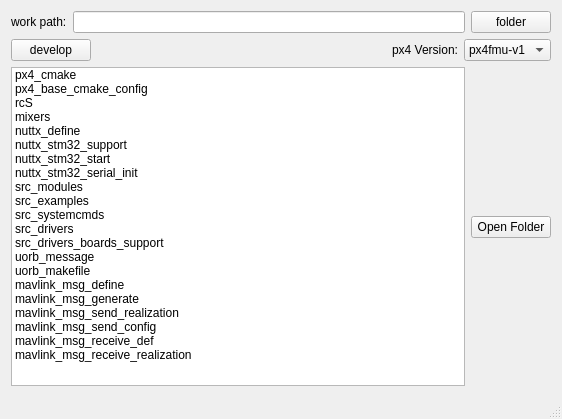
<?xml version="1.0" encoding="UTF-8"?>
<ui version="4.0">
 <class>mainframeClass</class>
 <widget class="QMainWindow" name="mainframeClass">
  <property name="geometry">
   <rect>
    <x>0</x>
    <y>0</y>
    <width>557</width>
    <height>419</height>
   </rect>
  </property>
  <property name="windowTitle">
   <string>fastPX4 @ zhaoyeni</string>
  </property>
  <property name="iconSize">
   <size>
    <width>50</width>
    <height>24</height>
   </size>
  </property>
  <widget class="QWidget" name="centralWidget">
   <layout class="QGridLayout" name="gridLayout">
    <item row="0" column="0">
     <layout class="QHBoxLayout" name="horizontalLayout">
      <item>
       <widget class="QLabel" name="label">
        <property name="text">
         <string>work path:</string>
        </property>
       </widget>
      </item>
      <item>
       <widget class="QLineEdit" name="lineEditPath"/>
      </item>
      <item>
       <widget class="QPushButton" name="pushButtonLoadPath">
        <property name="text">
         <string>folder</string>
        </property>
       </widget>
      </item>
     </layout>
    </item>
    <item row="1" column="0">
     <layout class="QHBoxLayout" name="horizontalLayout_3">
      <item>
       <widget class="QPushButton" name="pushButton">
        <property name="text">
         <string>develop</string>
        </property>
       </widget>
      </item>
      <item>
       <spacer name="horizontalSpacer">
        <property name="orientation">
         <enum>Qt::Horizontal</enum>
        </property>
        <property name="sizeHint" stdset="0">
         <size>
          <width>40</width>
          <height>20</height>
         </size>
        </property>
       </spacer>
      </item>
      <item>
       <widget class="QLabel" name="label_2">
        <property name="text">
         <string>px4 Version:</string>
        </property>
       </widget>
      </item>
      <item>
       <widget class="QComboBox" name="comboBoxPX4Version">
        <item>
         <property name="text">
          <string>px4fmu-v1</string>
         </property>
        </item>
        <item>
         <property name="text">
          <string>px4fmu-v2</string>
         </property>
        </item>
        <item>
         <property name="text">
          <string>px4fmu-v3</string>
         </property>
        </item>
        <item>
         <property name="text">
          <string>px4fmu-v4</string>
         </property>
        </item>
       </widget>
      </item>
     </layout>
    </item>
    <item row="2" column="0">
     <layout class="QHBoxLayout" name="horizontalLayout_2">
      <item>
       <widget class="QListWidget" name="listWidgetItem">
        <property name="minimumSize">
         <size>
          <width>454</width>
          <height>235</height>
         </size>
        </property>
        <item>
         <property name="text">
          <string>px4_cmake</string>
         </property>
         <property name="toolTip">
          <string>模块编译管控，需要编译什么模块在该文件中进行调整</string>
         </property>
         <property name="font">
          <font>
           <weight>50</weight>
           <bold>false</bold>
          </font>
         </property>
        </item>
        <item>
         <property name="text">
          <string>px4_base_cmake_config</string>
         </property>
        </item>
        <item>
         <property name="text">
          <string>rcS</string>
         </property>
         <property name="toolTip">
          <string>启动脚本</string>
         </property>
        </item>
        <item>
         <property name="text">
          <string>mixers</string>
         </property>
         <property name="toolTip">
          <string>均衡器配置文件，涉及pwm的属性配置</string>
         </property>
        </item>
        <item>
         <property name="text">
          <string>nuttx_define</string>
         </property>
         <property name="toolTip">
          <string>nuttx编译的宏定义控制</string>
         </property>
        </item>
        <item>
         <property name="text">
          <string>nuttx_stm32_support</string>
         </property>
         <property name="toolTip">
          <string>nuttx下stm32芯片的驱动模块支撑，包括驱动抽象，注册类型等</string>
         </property>
        </item>
        <item>
         <property name="text">
          <string>nuttx_stm32_start</string>
         </property>
         <property name="toolTip">
          <string>nuttx下stm32的启动入口</string>
         </property>
        </item>
        <item>
         <property name="text">
          <string>nuttx_stm32_serial_init</string>
         </property>
         <property name="toolTip">
          <string>nuttx下stm32串口的抽象</string>
         </property>
        </item>
        <item>
         <property name="text">
          <string>src_modules</string>
         </property>
         <property name="toolTip">
          <string>px4的模块_模组</string>
         </property>
        </item>
        <item>
         <property name="text">
          <string>src_examples</string>
         </property>
         <property name="toolTip">
          <string>px4的模块_样例</string>
         </property>
        </item>
        <item>
         <property name="text">
          <string>src_systemcmds</string>
         </property>
         <property name="toolTip">
          <string>px4的模块_系统指令</string>
         </property>
        </item>
        <item>
         <property name="text">
          <string>src_drivers</string>
         </property>
         <property name="toolTip">
          <string>px4的模块_驱动（特指针对设备的驱动）</string>
         </property>
        </item>
        <item>
         <property name="text">
          <string>src_drivers_boards_support</string>
         </property>
         <property name="toolTip">
          <string>stm32对于nuttx下的驱动GPIO配置实现</string>
         </property>
        </item>
        <item>
         <property name="text">
          <string>uorb_message</string>
         </property>
         <property name="toolTip">
          <string>uORB消息定义</string>
         </property>
        </item>
        <item>
         <property name="text">
          <string>uorb_makefile</string>
         </property>
        </item>
        <item>
         <property name="text">
          <string>mavlink_msg_define</string>
         </property>
         <property name="toolTip">
          <string>mavlink标准消息定义xml</string>
         </property>
        </item>
        <item>
         <property name="text">
          <string>mavlink_msg_generate</string>
         </property>
         <property name="toolTip">
          <string>依据mavlink消息生成的定义头文件</string>
         </property>
        </item>
        <item>
         <property name="text">
          <string>mavlink_msg_send_realization</string>
         </property>
         <property name="toolTip">
          <string>&lt;html&gt;&lt;head/&gt;&lt;body&gt;&lt;p&gt;mavlink消息实现，需要新建一个&lt;span style=&quot; font-weight:600;&quot;&gt;MavlinkStream&lt;/span&gt;的子类，然后完成相关方法；同时，在&lt;span style=&quot; font-weight:600;&quot;&gt;streams_list[]&lt;/span&gt;中添加自己新建的这个类！&lt;/p&gt;&lt;/body&gt;&lt;/html&gt;</string>
         </property>
        </item>
        <item>
         <property name="text">
          <string>mavlink_msg_send_config</string>
         </property>
         <property name="toolTip">
          <string>&lt;html&gt;&lt;head/&gt;&lt;body&gt;&lt;p&gt;对消息进行发送配置，在&lt;span style=&quot; font-weight:600;&quot;&gt;task_main()&lt;/span&gt;函数中，调用&lt;span style=&quot; font-weight:600;&quot;&gt;configure_stream(消息名称,频率)&lt;/span&gt;进行配置，如果没有调用该函数，mavlink是不会发出消息的。&lt;/p&gt;&lt;/body&gt;&lt;/html&gt;</string>
         </property>
        </item>
        <item>
         <property name="text">
          <string>mavlink_msg_receive_def</string>
         </property>
         <property name="toolTip">
          <string>&lt;html&gt;&lt;head/&gt;&lt;body&gt;&lt;p&gt;mavlink消息的接收只由&lt;span style=&quot; font-weight:600;&quot;&gt;MavlinkReceiver&lt;/span&gt;进行处理，这里是在MavlinkReceiver类中增加方法定义，在.cpp文件中进行实现&lt;/p&gt;&lt;/body&gt;&lt;/html&gt;</string>
         </property>
        </item>
        <item>
         <property name="text">
          <string>mavlink_msg_receive_realization</string>
         </property>
         <property name="toolTip">
          <string>&lt;html&gt;&lt;head/&gt;&lt;body&gt;&lt;p&gt;实现MavlinkReceiver中的方法，并在&lt;span style=&quot; font-weight:600;&quot;&gt;::handle_message&lt;/span&gt;中进行该方法调用&lt;/p&gt;&lt;/body&gt;&lt;/html&gt;</string>
         </property>
        </item>
       </widget>
      </item>
      <item>
       <layout class="QVBoxLayout" name="verticalLayout">
        <item>
         <spacer name="verticalSpacer">
          <property name="orientation">
           <enum>Qt::Vertical</enum>
          </property>
          <property name="sizeHint" stdset="0">
           <size>
            <width>20</width>
            <height>40</height>
           </size>
          </property>
         </spacer>
        </item>
        <item>
         <widget class="QPushButton" name="pushButtonOpenPath">
          <property name="text">
           <string>Open Folder</string>
          </property>
         </widget>
        </item>
        <item>
         <spacer name="verticalSpacer_2">
          <property name="orientation">
           <enum>Qt::Vertical</enum>
          </property>
          <property name="sizeHint" stdset="0">
           <size>
            <width>20</width>
            <height>40</height>
           </size>
          </property>
         </spacer>
        </item>
       </layout>
      </item>
     </layout>
    </item>
   </layout>
  </widget>
  <widget class="QMenuBar" name="menuBar">
   <property name="geometry">
    <rect>
     <x>0</x>
     <y>0</y>
     <width>557</width>
     <height>23</height>
    </rect>
   </property>
  </widget>
  <widget class="QStatusBar" name="statusBar"/>
 </widget>
 <layoutdefault spacing="6" margin="11"/>
 <resources>
  <include location="mainframe.qrc"/>
 </resources>
 <connections>
  <connection>
   <sender>pushButtonLoadPath</sender>
   <signal>clicked()</signal>
   <receiver>mainframeClass</receiver>
   <slot>LoadWorkPath()</slot>
   <hints>
    <hint type="sourcelabel">
     <x>546</x>
     <y>55</y>
    </hint>
    <hint type="destinationlabel">
     <x>602</x>
     <y>108</y>
    </hint>
   </hints>
  </connection>
  <connection>
   <sender>pushButtonOpenPath</sender>
   <signal>clicked()</signal>
   <receiver>mainframeClass</receiver>
   <slot>OpenFolder()</slot>
   <hints>
    <hint type="sourcelabel">
     <x>545</x>
     <y>252</y>
    </hint>
    <hint type="destinationlabel">
     <x>585</x>
     <y>324</y>
    </hint>
   </hints>
  </connection>
  <connection>
   <sender>listWidgetItem</sender>
   <signal>doubleClicked(QModelIndex)</signal>
   <receiver>mainframeClass</receiver>
   <slot>DoubleClickedList(QModelIndex)</slot>
   <hints>
    <hint type="sourcelabel">
     <x>151</x>
     <y>141</y>
    </hint>
    <hint type="destinationlabel">
     <x>35</x>
     <y>75</y>
    </hint>
   </hints>
  </connection>
  <connection>
   <sender>pushButton</sender>
   <signal>clicked()</signal>
   <receiver>mainframeClass</receiver>
   <slot>Develop()</slot>
   <hints>
    <hint type="sourcelabel">
     <x>49</x>
     <y>77</y>
    </hint>
    <hint type="destinationlabel">
     <x>181</x>
     <y>66</y>
    </hint>
   </hints>
  </connection>
 </connections>
 <slots>
  <slot>LoadWorkPath()</slot>
  <slot>OpenFolder()</slot>
  <slot>DoubleClickedList(QModelIndex)</slot>
  <slot>Develop()</slot>
 </slots>
</ui>
